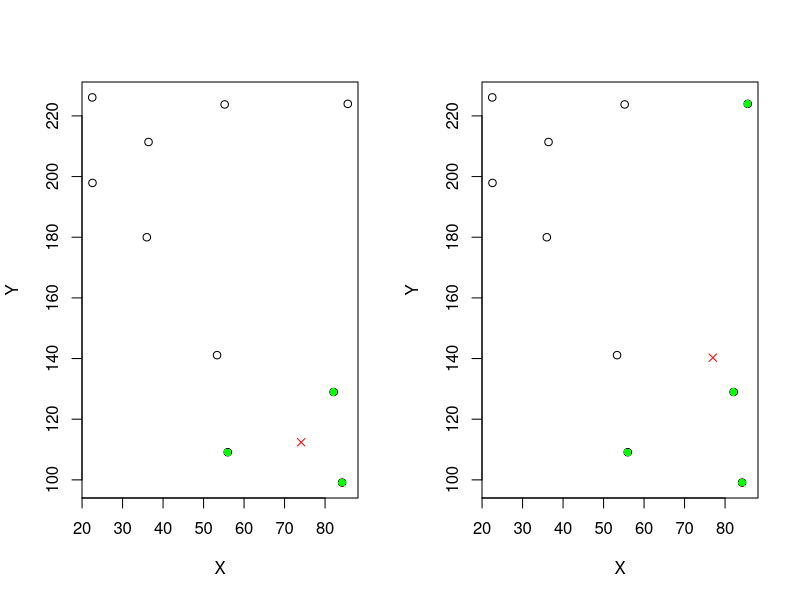

Source code (R):
kNearestNeighbours = function(signalStrength, points, k = 1, weighted = FALSE) {
  distances = matrix(c(points$SS1 - signalStrength[1], points$SS2 - signalStrength[2]), ncol = 2)
  
  if(weighted) {
    distances = 1 / distances
  } 

  averageDifferences = matrix(data = c(points$Point, rowMeans(distances)), ncol = 2)
  averageDifferences = averageDifferences[order(averageDifferences[,2]),] # sorting measurements by differences
  
  indexOfClosestKmeasurements = head(averageDifferences[,1], k)
  result = points[indexOfClosestKmeasurements[1:k],]
  
  return(result)
}

estimatePosition = function(signalStrength, points, k = 1, weighted = FALSE, highlightNeighboursOnPlot = FALSE, neighbourColor = "green") {
  kNearestNeighbours = kNearestNeighbours(signalStrength = signalStrength, points = points, k = k, weighted = weighted)
  
  if (highlightNeighboursOnPlot) {
    points(x = kNearestNeighbours$X, y = kNearestNeighbours$Y, col = neighbourColor, pch = 16)
  }
  return(c(mean(kNearestNeighbours$X), mean(kNearestNeighbours$Y)))
} 

measurements = read.csv("radio_map.csv", header = TRUE, sep = ";")
par(mfrow=c(1, 2))
plot(x = measurements$X, y = measurements$Y, xlab = "X", ylab = "Y")

k = 3
mySinglalStrength = c(-74, -80)

myPosition = estimatePosition(signalStrength = mySinglalStrength, points = measurements, k = k, highlightNeighboursOnPlot = TRUE)
points(x = myPosition[1], y = myPosition[2], col = "red", pch = 4)

k = 4

plot(x = measurements$X, y = measurements$Y, xlab = "X", ylab = "Y")
myPosition = estimatePosition(signalStrength = mySinglalStrength, points = measurements, k = k, weighted = TRUE,  highlightNeighboursOnPlot = TRUE)
points(x = myPosition[1], y = myPosition[2], col = "red", pch = 4)
